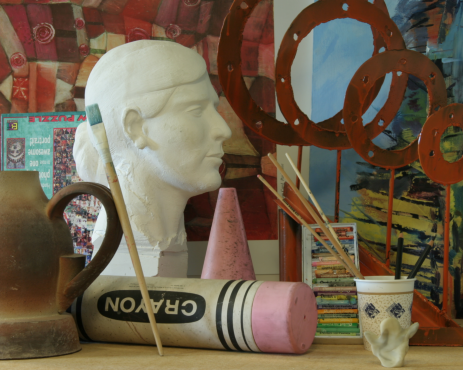
#> input picture PA2/view1.png, 463 x 370 px
$ python PA2_1_BlockMatching.py   (Python 2 division)
#> lines starting #> are read from the running program, lines starting #| are printed output that depends on the picture
import cv2
import numpy as np

left_img = cv2.imread('view1.png', 0)#read it as a grayscale image
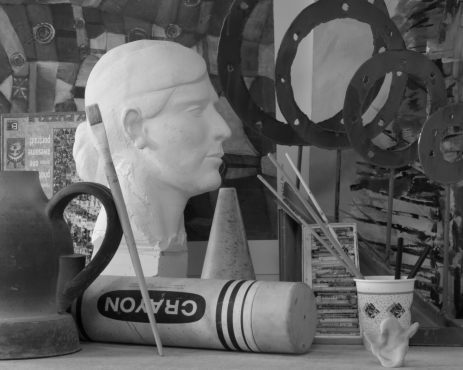
#> left_img: shape (370, 463); min 3, max 236, mean 96.5
right_img = cv2.imread('view5.png', 0)
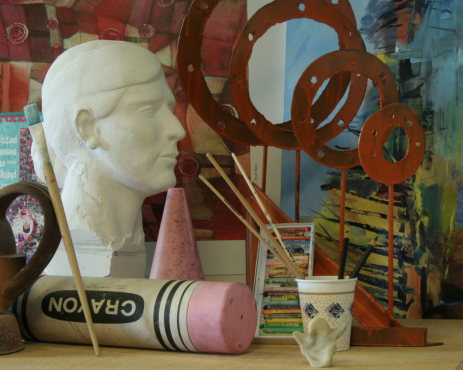
#> input picture PA2/view5.png, 463 x 370 px
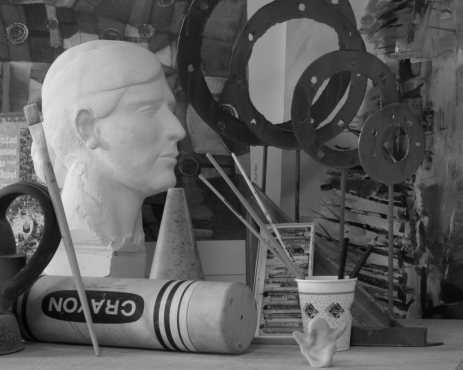
#> right_img: shape (370, 463); min 2, max 233, mean 93.9
def padwithzeroes(image,pad_width,iaxis, kwargs):
    image[:pad_width[0]] = 0
    image[-pad_width[1]:] = 0
    return image

leftimg_pad = np.lib.pad(left_img,1,padwithzeroes)
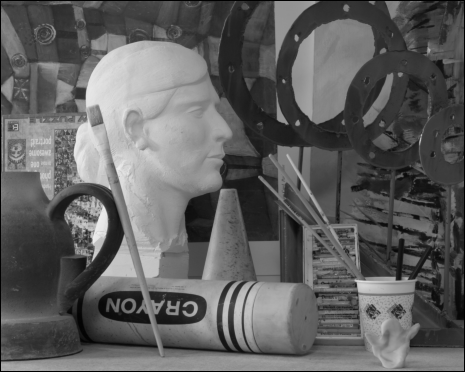
#> leftimg_pad: shape (372, 465); min 0, max 236, mean 95.5
rightimg_pad = np.lib.pad(right_img,1,padwithzeroes)
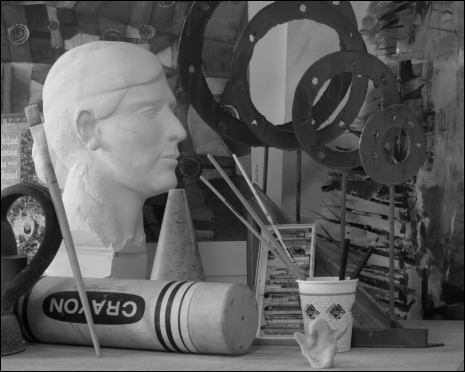
#> rightimg_pad: shape (372, 465); min 0, max 233, mean 93

displeft = np.zeros((leftimg_pad.shape))
dispright = np.zeros((rightimg_pad.shape))

groundTruth1 = cv2.imread('disp1.png',0)
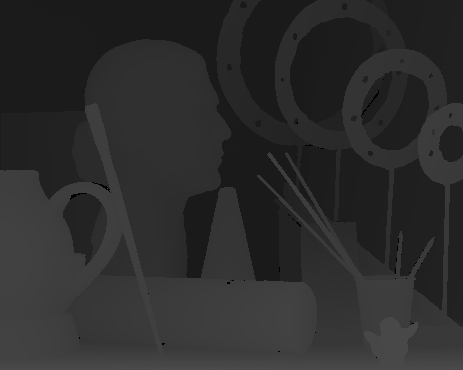
#> input picture PA2/disp1.png, 463 x 370 px
#> groundTruth1 is the input picture: shape (370, 463); min 0, max 75, mean 44.3
groundTruth2 = cv2.imread('disp5.png',0)
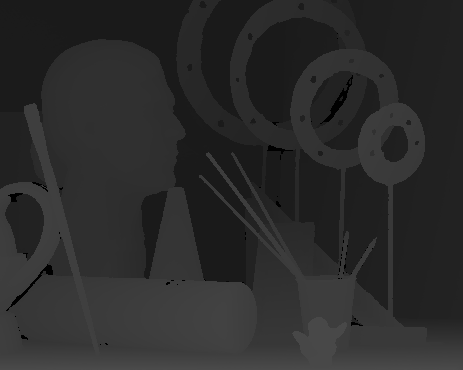
#> input picture PA2/disp5.png, 463 x 370 px
#> groundTruth2 is the input picture: shape (370, 463); min 0, max 75, mean 42.9


#left_img loop
for i in range(1,leftimg_pad.shape[0]-1):
    for j in range(1,leftimg_pad.shape[1]-1):
        min1 = 9999999
        finalDiff = 0;
        left_mat = np.zeros((3,3))
        left_mat = leftimg_pad[i-1:i+2,j-1:j+2]
        mink=0
        minj=j-78
        if(minj<=0):
            minj=1


#column loop on right_image
        for col in range(minj,j+1):
            right_mat = np.zeros((3,3))
            right_mat = rightimg_pad[i-1:i+2,col-1:col+2]
#> (the run stopped early here; a loop or call above may not have finished)
